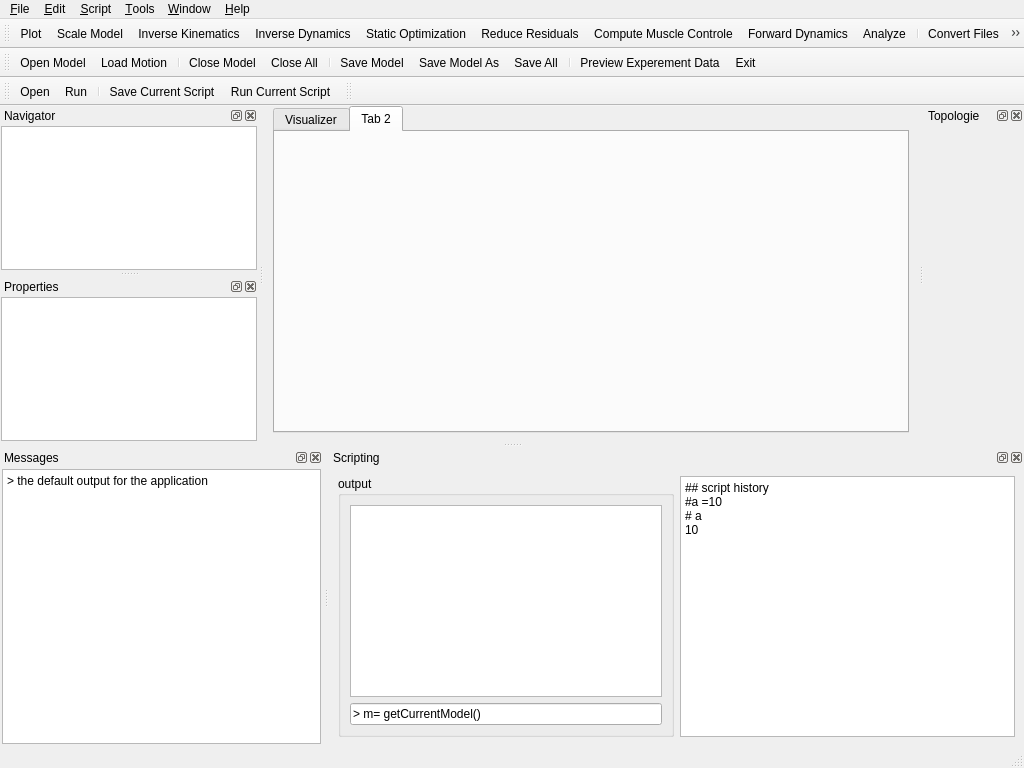
<?xml version="1.0" encoding="UTF-8"?>
<ui version="4.0">
 <class>MainWindow</class>
 <widget class="QMainWindow" name="MainWindow">
  <property name="geometry">
   <rect>
    <x>0</x>
    <y>0</y>
    <width>1024</width>
    <height>768</height>
   </rect>
  </property>
  <property name="acceptDrops">
   <bool>false</bool>
  </property>
  <property name="windowTitle">
   <string notr="true">OpenSim 4.1</string>
  </property>
  <property name="dockOptions">
   <set>QMainWindow::AllowNestedDocks|QMainWindow::AllowTabbedDocks|QMainWindow::AnimatedDocks|QMainWindow::ForceTabbedDocks</set>
  </property>
  <widget class="QWidget" name="centralwidget">
   <layout class="QVBoxLayout" name="verticalLayout_2">
    <property name="topMargin">
     <number>0</number>
    </property>
    <item>
     <widget class="QTabWidget" name="tabWidget">
      <property name="currentIndex">
       <number>1</number>
      </property>
      <widget class="QWidget" name="Visualizer">
       <property name="whatsThis">
        <string>Visuallizer</string>
       </property>
       <property name="accessibleName">
        <string>Visualizer</string>
       </property>
       <attribute name="icon">
        <iconset resource="resources.qrc">
         <normaloff>:/Images/DefaultIcon/4-direction-alt.png</normaloff>:/Images/DefaultIcon/4-direction-alt.png</iconset>
       </attribute>
       <attribute name="title">
        <string>Visualizer</string>
       </attribute>
      </widget>
      <widget class="QWidget" name="tab_2">
       <attribute name="title">
        <string>Tab 2</string>
       </attribute>
      </widget>
     </widget>
    </item>
   </layout>
  </widget>
  <widget class="QMenuBar" name="menubar">
   <property name="geometry">
    <rect>
     <x>0</x>
     <y>0</y>
     <width>1024</width>
     <height>26</height>
    </rect>
   </property>
   <widget class="QMenu" name="menu_File">
    <property name="title">
     <string>&amp;File</string>
    </property>
    <addaction name="actionOpen_Model"/>
    <addaction name="actionLoad_Motion"/>
    <addaction name="separator"/>
    <addaction name="actionRecent_Files"/>
    <addaction name="separator"/>
    <addaction name="actionClose_Model"/>
    <addaction name="actionClose_All"/>
    <addaction name="separator"/>
    <addaction name="actionSave_Model"/>
    <addaction name="actionSave_Model_As"/>
    <addaction name="actionSave_All"/>
    <addaction name="separator"/>
    <addaction name="actionPreview_Experement_Data"/>
    <addaction name="actionE_xit"/>
   </widget>
   <widget class="QMenu" name="menu_Edit">
    <property name="title">
     <string>&amp;Edit</string>
    </property>
    <addaction name="actionExcitations"/>
    <addaction name="actionPreferences"/>
    <addaction name="actionFile_xml"/>
   </widget>
   <widget class="QMenu" name="menu_Script">
    <property name="title">
     <string>&amp;Script</string>
    </property>
    <addaction name="actionOpen"/>
    <addaction name="actionOpen_Recent"/>
    <addaction name="separator"/>
    <addaction name="actionSave_Current_Script"/>
    <addaction name="separator"/>
    <addaction name="actionRun"/>
    <addaction name="actionRun_Recent"/>
    <addaction name="separator"/>
    <addaction name="actionRun_Current_Script"/>
   </widget>
   <widget class="QMenu" name="menu_Tools">
    <property name="title">
     <string>&amp;Tools</string>
    </property>
    <addaction name="actionPlot"/>
    <addaction name="separator"/>
    <addaction name="actionScale_Model"/>
    <addaction name="actionInverse_Kinematics"/>
    <addaction name="actionInverse_Dynamics"/>
    <addaction name="actionStatic_Optimization"/>
    <addaction name="actionReduce_Residuals"/>
    <addaction name="actionCompute_Muscle_Controle"/>
    <addaction name="actionForward_Dynamics"/>
    <addaction name="actionAnalyze"/>
    <addaction name="separator"/>
    <addaction name="actionConvert_Files"/>
    <addaction name="separator"/>
    <addaction name="actionUser_Plugins"/>
   </widget>
   <widget class="QMenu" name="menu_Help">
    <property name="title">
     <string>&amp;Help</string>
    </property>
    <addaction name="actionOnline_Help"/>
    <addaction name="actionUser_s_Guide"/>
    <addaction name="actionExemples_Tutorials"/>
    <addaction name="actionXML_Browser"/>
    <addaction name="actionDoxygen"/>
    <addaction name="actionScripting_help"/>
    <addaction name="separator"/>
    <addaction name="actionReport_Bug"/>
    <addaction name="actionRequest_Feature"/>
    <addaction name="separator"/>
    <addaction name="actionAbout_Opensim"/>
   </widget>
   <widget class="QMenu" name="menu_Window">
    <property name="title">
     <string>&amp;Window</string>
    </property>
    <widget class="QMenu" name="menuConfigure_Window">
     <property name="title">
      <string>Configure Window</string>
     </property>
     <addaction name="actionMaximize"/>
     <addaction name="actionFloat"/>
     <addaction name="actionFloat_Groupe"/>
     <addaction name="actionDock"/>
     <addaction name="actionDock_Groupe"/>
     <addaction name="separator"/>
     <addaction name="actionClone_Document"/>
     <addaction name="actionNew_Document_Tab_Groupe"/>
     <addaction name="actionCollapse_Document_Tab_Groupe"/>
    </widget>
    <addaction name="actionProperties"/>
    <addaction name="actionScriptingShell"/>
    <addaction name="actionCoordinates"/>
    <addaction name="actionTopology_View"/>
    <addaction name="actionVisualizer"/>
    <addaction name="actionMessages"/>
    <addaction name="actionNavigator"/>
    <addaction name="menuConfigure_Window"/>
   </widget>
   <addaction name="menu_File"/>
   <addaction name="menu_Edit"/>
   <addaction name="menu_Script"/>
   <addaction name="menu_Tools"/>
   <addaction name="menu_Window"/>
   <addaction name="menu_Help"/>
  </widget>
  <widget class="QToolBar" name="kinematicToolBar">
   <property name="windowTitle">
    <string>Simulation</string>
   </property>
   <property name="toolButtonStyle">
    <enum>Qt::ToolButtonTextUnderIcon</enum>
   </property>
   <attribute name="toolBarArea">
    <enum>TopToolBarArea</enum>
   </attribute>
   <attribute name="toolBarBreak">
    <bool>false</bool>
   </attribute>
   <addaction name="actionPlot"/>
   <addaction name="actionScale_Model"/>
   <addaction name="actionInverse_Kinematics"/>
   <addaction name="actionInverse_Dynamics"/>
   <addaction name="actionStatic_Optimization"/>
   <addaction name="actionReduce_Residuals"/>
   <addaction name="actionCompute_Muscle_Controle"/>
   <addaction name="actionForward_Dynamics"/>
   <addaction name="actionAnalyze"/>
   <addaction name="separator"/>
   <addaction name="actionConvert_Files"/>
   <addaction name="separator"/>
   <addaction name="actionUser_Plugins"/>
  </widget>
  <widget class="QDockWidget" name="messagesDock">
   <property name="allowedAreas">
    <set>Qt::BottomDockWidgetArea|Qt::RightDockWidgetArea|Qt::TopDockWidgetArea</set>
   </property>
   <property name="windowTitle">
    <string>Messages</string>
   </property>
   <attribute name="dockWidgetArea">
    <number>8</number>
   </attribute>
   <widget class="QWidget" name="dockWidgetContents_9">
    <layout class="QVBoxLayout" name="verticalLayout_3">
     <property name="leftMargin">
      <number>2</number>
     </property>
     <property name="topMargin">
      <number>2</number>
     </property>
     <property name="rightMargin">
      <number>2</number>
     </property>
     <property name="bottomMargin">
      <number>2</number>
     </property>
     <item>
      <widget class="QPlainTextEdit" name="plainTextEdit">
       <property name="readOnly">
        <bool>true</bool>
       </property>
       <property name="plainText">
        <string>&gt; the default output for the application</string>
       </property>
      </widget>
     </item>
    </layout>
   </widget>
  </widget>
  <widget class="QDockWidget" name="navigatorDock">
   <property name="minimumSize">
    <size>
     <width>200</width>
     <height>129</height>
    </size>
   </property>
   <property name="windowIcon">
    <iconset resource="resources.qrc">
     <normaloff>:/Images/DefaultIcon/list-unordered.png</normaloff>:/Images/DefaultIcon/list-unordered.png</iconset>
   </property>
   <property name="windowTitle">
    <string>Navigator</string>
   </property>
   <attribute name="dockWidgetArea">
    <number>1</number>
   </attribute>
   <widget class="QWidget" name="treeContents">
    <property name="layoutDirection">
     <enum>Qt::LeftToRight</enum>
    </property>
    <layout class="QVBoxLayout" name="verticalLayout">
     <property name="leftMargin">
      <number>1</number>
     </property>
     <property name="topMargin">
      <number>1</number>
     </property>
     <property name="rightMargin">
      <number>1</number>
     </property>
     <property name="bottomMargin">
      <number>1</number>
     </property>
     <item>
      <widget class="QTreeView" name="treeView"/>
     </item>
    </layout>
   </widget>
  </widget>
  <widget class="QDockWidget" name="propertiesDock">
   <property name="acceptDrops">
    <bool>true</bool>
   </property>
   <property name="windowTitle">
    <string>Properties</string>
   </property>
   <attribute name="dockWidgetArea">
    <number>1</number>
   </attribute>
   <widget class="QWidget" name="dockWidgetContents_2">
    <layout class="QHBoxLayout" name="horizontalLayout">
     <property name="leftMargin">
      <number>1</number>
     </property>
     <property name="topMargin">
      <number>1</number>
     </property>
     <property name="rightMargin">
      <number>1</number>
     </property>
     <property name="bottomMargin">
      <number>1</number>
     </property>
     <item>
      <widget class="QTableView" name="tableView"/>
     </item>
    </layout>
   </widget>
  </widget>
  <widget class="QDockWidget" name="scriptingDock">
   <property name="minimumSize">
    <size>
     <width>218</width>
     <height>193</height>
    </size>
   </property>
   <property name="windowTitle">
    <string>Scripting</string>
   </property>
   <attribute name="dockWidgetArea">
    <number>8</number>
   </attribute>
   <widget class="QWidget" name="dockWidgetContents">
    <layout class="QHBoxLayout" name="horizontalLayout_2">
     <item>
      <widget class="QGroupBox" name="groupBox">
       <property name="title">
        <string>output</string>
       </property>
       <layout class="QVBoxLayout" name="verticalLayout_4">
        <item>
         <widget class="QPlainTextEdit" name="plainTextEdit_2"/>
        </item>
        <item>
         <widget class="QLineEdit" name="lineEdit">
          <property name="inputMask">
           <string/>
          </property>
          <property name="text">
           <string>&gt; m= getCurrentModel()</string>
          </property>
         </widget>
        </item>
       </layout>
      </widget>
     </item>
     <item>
      <widget class="QPlainTextEdit" name="plainTextEdit_3">
       <property name="plainText">
        <string>## script history
#a =10
# a
10</string>
       </property>
      </widget>
     </item>
    </layout>
   </widget>
  </widget>
  <widget class="QDockWidget" name="topologyDock">
   <property name="minimumSize">
    <size>
     <width>100</width>
     <height>40</height>
    </size>
   </property>
   <property name="windowTitle">
    <string>Topologie</string>
   </property>
   <attribute name="dockWidgetArea">
    <number>2</number>
   </attribute>
   <widget class="QWidget" name="dockWidgetContents_3"/>
  </widget>
  <widget class="QStatusBar" name="statusbar"/>
  <widget class="QToolBar" name="fileToolBar">
   <property name="windowTitle">
    <string>toolBar</string>
   </property>
   <property name="toolButtonStyle">
    <enum>Qt::ToolButtonTextUnderIcon</enum>
   </property>
   <attribute name="toolBarArea">
    <enum>TopToolBarArea</enum>
   </attribute>
   <attribute name="toolBarBreak">
    <bool>true</bool>
   </attribute>
   <addaction name="actionOpen_Model"/>
   <addaction name="actionLoad_Motion"/>
   <addaction name="separator"/>
   <addaction name="actionClose_Model"/>
   <addaction name="actionClose_All"/>
   <addaction name="separator"/>
   <addaction name="actionSave_Model"/>
   <addaction name="actionSave_Model_As"/>
   <addaction name="actionSave_All"/>
   <addaction name="separator"/>
   <addaction name="actionPreview_Experement_Data"/>
   <addaction name="actionE_xit"/>
  </widget>
  <widget class="QToolBar" name="scriptToolBar">
   <property name="windowTitle">
    <string>toolBar</string>
   </property>
   <property name="toolButtonStyle">
    <enum>Qt::ToolButtonTextUnderIcon</enum>
   </property>
   <attribute name="toolBarArea">
    <enum>TopToolBarArea</enum>
   </attribute>
   <attribute name="toolBarBreak">
    <bool>true</bool>
   </attribute>
   <addaction name="actionOpen"/>
   <addaction name="actionRun"/>
   <addaction name="separator"/>
   <addaction name="actionSave_Current_Script"/>
   <addaction name="actionRun_Current_Script"/>
  </widget>
  <widget class="QToolBar" name="simulationToolBar">
   <property name="windowTitle">
    <string>toolBar</string>
   </property>
   <attribute name="toolBarArea">
    <enum>TopToolBarArea</enum>
   </attribute>
   <attribute name="toolBarBreak">
    <bool>false</bool>
   </attribute>
  </widget>
  <action name="actionOpen_Model">
   <property name="icon">
    <iconset resource="resources.qrc">
     <normaloff>:/Images/DefaultIcon/file-add.png</normaloff>:/Images/DefaultIcon/file-add.png</iconset>
   </property>
   <property name="text">
    <string>Open Model...</string>
   </property>
  </action>
  <action name="actionLoad_Motion">
   <property name="icon">
    <iconset resource="resources.qrc">
     <normaloff>:/Images/DefaultIcon/connect.png</normaloff>:/Images/DefaultIcon/connect.png</iconset>
   </property>
   <property name="text">
    <string>Load Motion...</string>
   </property>
  </action>
  <action name="actionRecent_Files">
   <property name="text">
    <string>Recent Files</string>
   </property>
  </action>
  <action name="actionClose_Model">
   <property name="icon">
    <iconset resource="resources.qrc">
     <normaloff>:/Images/DefaultIcon/file-remove.png</normaloff>:/Images/DefaultIcon/file-remove.png</iconset>
   </property>
   <property name="text">
    <string>Close Model</string>
   </property>
  </action>
  <action name="actionClose_All">
   <property name="icon">
    <iconset resource="resources.qrc">
     <normaloff>:/Images/DefaultIcon/files.png</normaloff>:/Images/DefaultIcon/files.png</iconset>
   </property>
   <property name="text">
    <string>Close All</string>
   </property>
  </action>
  <action name="actionSave_Model">
   <property name="icon">
    <iconset resource="resources.qrc">
     <normaloff>:/Images/DefaultIcon/save.png</normaloff>:/Images/DefaultIcon/save.png</iconset>
   </property>
   <property name="text">
    <string>Save Model...</string>
   </property>
  </action>
  <action name="actionSave_Model_As">
   <property name="icon">
    <iconset resource="resources.qrc">
     <normaloff>:/Images/DefaultIcon/file-download-alt.png</normaloff>:/Images/DefaultIcon/file-download-alt.png</iconset>
   </property>
   <property name="text">
    <string>Save Model As...</string>
   </property>
  </action>
  <action name="actionSave_All">
   <property name="icon">
    <iconset resource="resources.qrc">
     <normaloff>:/Images/DefaultIcon/files.png</normaloff>:/Images/DefaultIcon/files.png</iconset>
   </property>
   <property name="text">
    <string>Save All</string>
   </property>
  </action>
  <action name="actionPreview_Experement_Data">
   <property name="icon">
    <iconset resource="resources.qrc">
     <normaloff>:/Images/DefaultIcon/presentation.png</normaloff>:/Images/DefaultIcon/presentation.png</iconset>
   </property>
   <property name="text">
    <string>Preview Experement Data</string>
   </property>
  </action>
  <action name="actionE_xit">
   <property name="icon">
    <iconset resource="resources.qrc">
     <normaloff>:/Images/DefaultIcon/logout.png</normaloff>:/Images/DefaultIcon/logout.png</iconset>
   </property>
   <property name="text">
    <string>E&amp;xit</string>
   </property>
  </action>
  <action name="actionExcitations">
   <property name="text">
    <string>Excitations...</string>
   </property>
  </action>
  <action name="actionPreferences">
   <property name="text">
    <string>Preferences...</string>
   </property>
  </action>
  <action name="actionFile_xml">
   <property name="text">
    <string>File (.xml)...</string>
   </property>
  </action>
  <action name="actionOpen">
   <property name="icon">
    <iconset resource="resources.qrc">
     <normaloff>:/Images/DefaultIcon/code.png</normaloff>:/Images/DefaultIcon/code.png</iconset>
   </property>
   <property name="text">
    <string>Open...</string>
   </property>
  </action>
  <action name="actionOpen_Recent">
   <property name="text">
    <string>Open Recent...</string>
   </property>
  </action>
  <action name="actionRun">
   <property name="icon">
    <iconset resource="resources.qrc">
     <normaloff>:/Images/DefaultIcon/MD-play.png</normaloff>:/Images/DefaultIcon/MD-play.png</iconset>
   </property>
   <property name="text">
    <string>Run...</string>
   </property>
  </action>
  <action name="actionRun_Recent">
   <property name="text">
    <string>Run Recent...</string>
   </property>
  </action>
  <action name="actionSave_Current_Script">
   <property name="icon">
    <iconset resource="resources.qrc">
     <normaloff>:/Images/DefaultIcon/save.png</normaloff>:/Images/DefaultIcon/save.png</iconset>
   </property>
   <property name="text">
    <string>Save Current Script...</string>
   </property>
  </action>
  <action name="actionRun_Current_Script">
   <property name="icon">
    <iconset resource="resources.qrc">
     <normaloff>:/Images/DefaultIcon/arrow-3-right.png</normaloff>:/Images/DefaultIcon/arrow-3-right.png</iconset>
   </property>
   <property name="text">
    <string>Run Current Script...</string>
   </property>
  </action>
  <action name="actionPlot">
   <property name="icon">
    <iconset resource="resources.qrc">
     <normaloff>:/Images/DefaultIcon/axis-x-y.png</normaloff>:/Images/DefaultIcon/axis-x-y.png</iconset>
   </property>
   <property name="text">
    <string>Plot</string>
   </property>
  </action>
  <action name="actionScale_Model">
   <property name="icon">
    <iconset resource="resources.qrc">
     <normaloff>:/Images/DefaultIcon/4-direction.png</normaloff>:/Images/DefaultIcon/4-direction.png</iconset>
   </property>
   <property name="text">
    <string>Scale Model...</string>
   </property>
  </action>
  <action name="actionInverse_Kinematics">
   <property name="icon">
    <iconset resource="resources.qrc">
     <normaloff>:/Images/DefaultIcon/3D-sphere.png</normaloff>:/Images/DefaultIcon/3D-sphere.png</iconset>
   </property>
   <property name="text">
    <string>Inverse Kinematics...</string>
   </property>
  </action>
  <action name="actionInverse_Dynamics">
   <property name="icon">
    <iconset resource="resources.qrc">
     <normaloff>:/Images/DefaultIcon/bicycle.png</normaloff>:/Images/DefaultIcon/bicycle.png</iconset>
   </property>
   <property name="text">
    <string>Inverse Dynamics</string>
   </property>
  </action>
  <action name="actionStatic_Optimization">
   <property name="icon">
    <iconset resource="resources.qrc">
     <normaloff>:/Images/DefaultIcon/MD-knob-increase.png</normaloff>:/Images/DefaultIcon/MD-knob-increase.png</iconset>
   </property>
   <property name="text">
    <string>Static Optimization...</string>
   </property>
  </action>
  <action name="actionReduce_Residuals">
   <property name="icon">
    <iconset resource="resources.qrc">
     <normaloff>:/Images/DefaultIcon/arrow-3-down.png</normaloff>:/Images/DefaultIcon/arrow-3-down.png</iconset>
   </property>
   <property name="text">
    <string>Reduce Residuals...</string>
   </property>
  </action>
  <action name="actionCompute_Muscle_Controle">
   <property name="icon">
    <iconset resource="resources.qrc">
     <normaloff>:/Images/DefaultIcon/controls.png</normaloff>:/Images/DefaultIcon/controls.png</iconset>
   </property>
   <property name="text">
    <string>Compute Muscle Controle...</string>
   </property>
  </action>
  <action name="actionForward_Dynamics">
   <property name="icon">
    <iconset resource="resources.qrc">
     <normaloff>:/Images/DefaultIcon/MD-fast-forward.png</normaloff>:/Images/DefaultIcon/MD-fast-forward.png</iconset>
   </property>
   <property name="text">
    <string>Forward Dynamics...</string>
   </property>
  </action>
  <action name="actionAnalyze">
   <property name="icon">
    <iconset resource="resources.qrc">
     <normaloff>:/Images/DefaultIcon/search-advanced.png</normaloff>:/Images/DefaultIcon/search-advanced.png</iconset>
   </property>
   <property name="text">
    <string>Analyze...</string>
   </property>
  </action>
  <action name="actionConvert_Files">
   <property name="icon">
    <iconset resource="resources.qrc">
     <normaloff>:/Images/DefaultIcon/arrow-circular-alt-1.png</normaloff>:/Images/DefaultIcon/arrow-circular-alt-1.png</iconset>
   </property>
   <property name="text">
    <string>Convert Files ...</string>
   </property>
  </action>
  <action name="actionUser_Plugins">
   <property name="icon">
    <iconset resource="resources.qrc">
     <normaloff>:/Images/DefaultIcon/plugin.png</normaloff>:/Images/DefaultIcon/plugin.png</iconset>
   </property>
   <property name="text">
    <string>User Plugins</string>
   </property>
  </action>
  <action name="actionProperties">
   <property name="text">
    <string>Properties</string>
   </property>
  </action>
  <action name="actionScriptingShell">
   <property name="text">
    <string>ScriptingShell</string>
   </property>
  </action>
  <action name="actionCoordinates">
   <property name="text">
    <string>Coordinates</string>
   </property>
  </action>
  <action name="actionTopology_View">
   <property name="text">
    <string>Topology View</string>
   </property>
  </action>
  <action name="actionVisualizer">
   <property name="text">
    <string>Visualizer</string>
   </property>
  </action>
  <action name="actionMessages">
   <property name="text">
    <string>Messages</string>
   </property>
  </action>
  <action name="actionNavigator">
   <property name="text">
    <string>Navigator</string>
   </property>
  </action>
  <action name="actionMaximize">
   <property name="text">
    <string>Maximize</string>
   </property>
  </action>
  <action name="actionFloat">
   <property name="text">
    <string>Float</string>
   </property>
  </action>
  <action name="actionFloat_Groupe">
   <property name="text">
    <string>Float Groupe</string>
   </property>
  </action>
  <action name="actionDock">
   <property name="text">
    <string>Dock</string>
   </property>
  </action>
  <action name="actionDock_Groupe">
   <property name="text">
    <string>Dock Groupe</string>
   </property>
  </action>
  <action name="actionClone_Document">
   <property name="text">
    <string>Clone Document</string>
   </property>
  </action>
  <action name="actionNew_Document_Tab_Groupe">
   <property name="text">
    <string>New Document Tab Groupe</string>
   </property>
  </action>
  <action name="actionCollapse_Document_Tab_Groupe">
   <property name="text">
    <string>Collapse Document Tab Groupe</string>
   </property>
  </action>
  <action name="actionOnline_Help">
   <property name="text">
    <string>Online Help</string>
   </property>
  </action>
  <action name="actionUser_s_Guide">
   <property name="text">
    <string>User's Guide</string>
   </property>
  </action>
  <action name="actionExemples_Tutorials">
   <property name="text">
    <string>Exemples &amp;&amp; Tutorials</string>
   </property>
  </action>
  <action name="actionXML_Browser">
   <property name="text">
    <string>XML Browser</string>
   </property>
  </action>
  <action name="actionDoxygen">
   <property name="text">
    <string>Doxygen</string>
   </property>
  </action>
  <action name="actionScripting_help">
   <property name="text">
    <string>Scripting help</string>
   </property>
  </action>
  <action name="actionReport_Bug">
   <property name="text">
    <string>Report Bug</string>
   </property>
  </action>
  <action name="actionRequest_Feature">
   <property name="text">
    <string>Request Feature</string>
   </property>
  </action>
  <action name="actionAbout_Opensim">
   <property name="text">
    <string>About Opensim</string>
   </property>
  </action>
 </widget>
 <resources>
  <include location="resources.qrc"/>
 </resources>
 <connections/>
</ui>
